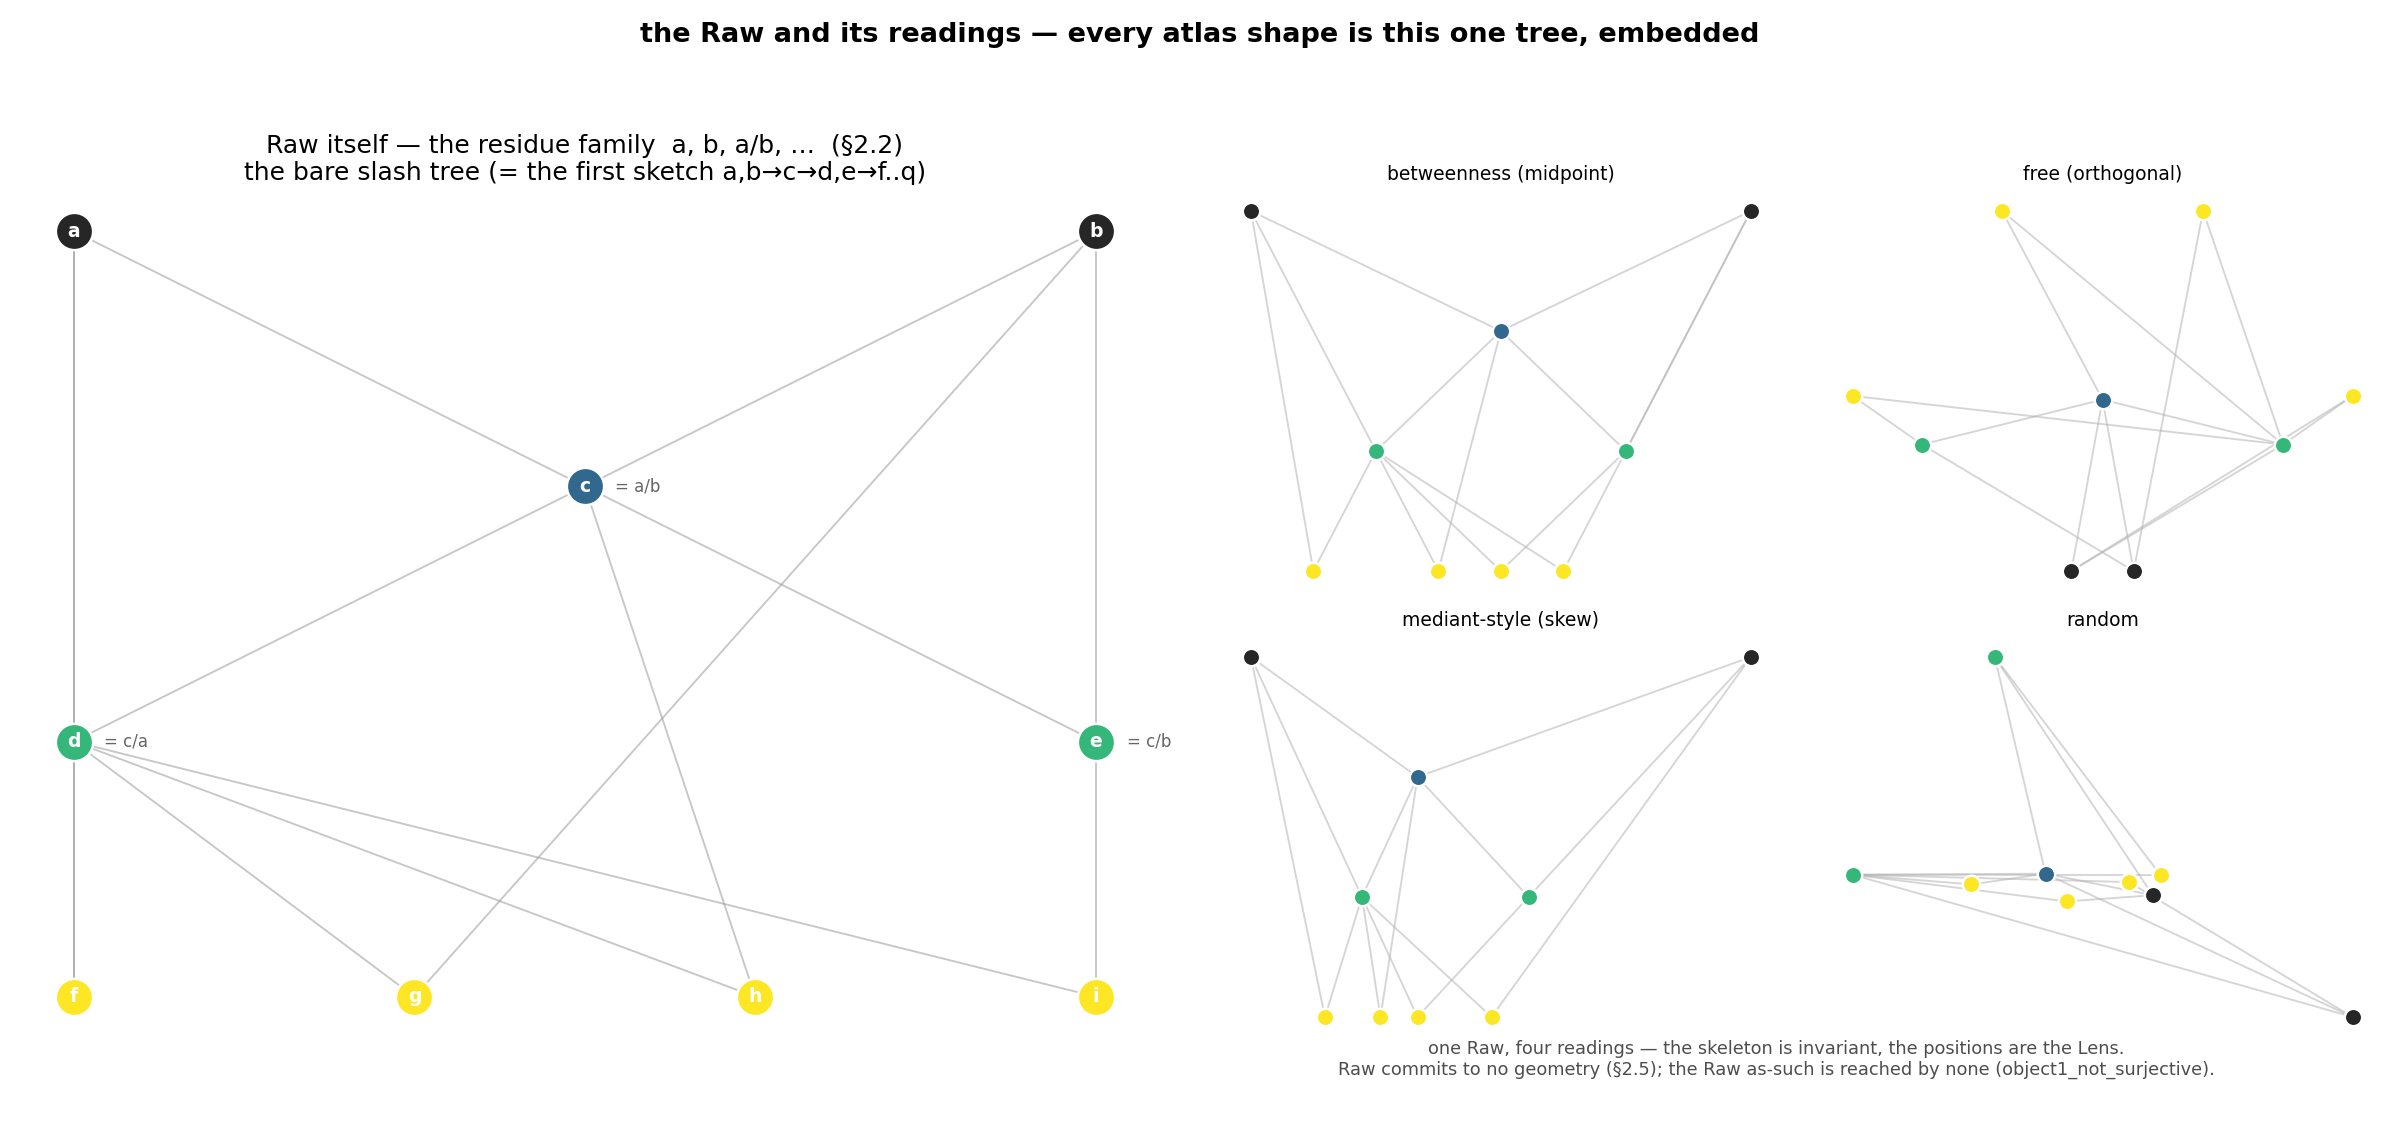

This chart was generated by the following Python code:
"""Raw itself — the bare slash tree, before any reading.

Every panel of the atlas is a *Lens reading* of the slash: a combining map that
places the relation-objects somewhere.  This file steps back to the Raw itself:
the residue family `a, b, a/b, a/(a/b), …` (02_axiom.md §2.2), the inductive
`Tree | a | b | slash` (`Theory/Raw/Slash.lean`) — the bare combinatorial
skeleton of distinguishings, the same tree Mingu Jeong's first sketch unfolded
(`a, b → c → d, e → f..q → …`).

The honest paradox: Raw commits to no geometry (§2.5), so any *placement* of its
nodes is already a Lens.  The Raw as-such is the residue reached by no reading
(`FlatOntologyClosure.object1_not_surjective`); the pictures below are charts of
it (§6.2), not it.  What is invariant is the skeleton (which node is the slash of
which); what changes panel to panel is only the embedding.

  Left  — the bare Raw tree, one neutral layout, labelled with the Raw terms.
  Right — the SAME skeleton under four embeddings (betweenness / free / mediant /
          random): one Raw, many readings; the positions are the Lens.

Run:  python3 research-notes/geometric/raw_itself.py
"""

import numpy as np
import matplotlib.pyplot as plt

# the bare Raw unfolding (= the first-sketch tree).  parents[x] = (y, z): x = y/z.
parents = {
    "c": ("a", "b"),
    "d": ("c", "a"), "e": ("c", "b"),
    "f": ("d", "a"), "g": ("d", "b"), "h": ("d", "c"), "i": ("d", "e"),
}
SEEDS = ["a", "b"]
order = SEEDS + list(parents.keys())

gen = {"a": 0, "b": 0}
for ch, (x, y) in parents.items():
    gen[ch] = max(gen[x], gen[y]) + 1
by_gen = {}
for o in order:
    by_gen.setdefault(gen[o], []).append(o)
maxg = max(gen.values())


def draw_edges(ax, pos, col="0.6"):
    for ch, (x, y) in parents.items():
        for p in (x, y):
            ax.plot([pos[ch][0], pos[p][0]], [pos[ch][1], pos[p][1]],
                    color=col, lw=0.9, alpha=0.55, zorder=1)


def draw_nodes(ax, pos, labels=True, s=320):
    cmap = plt.get_cmap("viridis")
    for o in order:
        x, y = pos[o]
        col = "0.15" if gen[o] == 0 else cmap(gen[o] / maxg)
        ax.scatter([x], [y], s=s, color=col, edgecolors="white",
                   linewidths=1.2, zorder=3)
        if labels:
            ax.text(x, y, o, ha="center", va="center", color="white",
                    fontsize=9, fontweight="bold", zorder=4)


# ----- the four embeddings (each is a Lens) ----------------------------------
def layout_hierarchical():
    pos = {}
    for g, objs in by_gen.items():
        n = len(objs)
        xs = [0.0] if n == 1 else np.linspace(-1, 1, n)
        for o, x in zip(objs, xs):
            pos[o] = (float(x), -float(g))
    return pos


def layout_betweenness():
    # dyadic value on [0,1] (the midpoint reading), y = -generation
    val = {"a": 0.0, "b": 1.0}
    for ch, (x, y) in parents.items():
        val[ch] = 0.5 * (val[x] + val[y])
    return {o: (val[o], -gen[o]) for o in order}


def layout_free():
    # each generation on its own ring, spread by angle (the free/orthogonal read)
    pos = {}
    for g, objs in by_gen.items():
        n = len(objs)
        ang = np.linspace(0.15 * np.pi, 0.85 * np.pi, n) if n > 1 else [0.5 * np.pi]
        for o, a in zip(objs, ang):
            r = g + 0.6
            pos[o] = (r * np.cos(a), r * np.sin(a))
    pos["a"], pos["b"] = (-0.4, 0.0), (0.4, 0.0)
    return pos


def layout_random():
    rng = np.random.default_rng(3)
    return {o: (float(rng.normal()), float(rng.normal())) for o in order}


def main():
    fig = plt.figure(figsize=(16, 7.5))
    fig.patch.set_facecolor("white")

    # left: the bare Raw tree
    axL = fig.add_subplot(1, 2, 1)
    posH = layout_hierarchical()
    draw_edges(axL, posH)
    draw_nodes(axL, posH)
    # annotate the Raw terms for the first nodes
    terms = {"c": "a/b", "d": "c/a", "e": "c/b"}
    for o, t in terms.items():
        x, y = posH[o]
        axL.text(x + 0.06, y, f"= {t}", fontsize=8, color="0.4", va="center")
    axL.set_title("Raw itself — the residue family  a, b, a/b, …  (§2.2)\n"
                  "the bare slash tree (= the first sketch a,b→c→d,e→f..q)",
                  fontsize=12)
    axL.axis("off")

    # right: the same skeleton under four Lenses
    inner = [("betweenness (midpoint)", layout_betweenness()),
             ("free (orthogonal)", layout_free()),
             ("mediant-style", layout_betweenness()),
             ("random", layout_random())]
    # replace mediant-style with a skewed layout to differ visibly
    val = {"a": 0.0, "b": 1.0}
    for ch, (x, y) in parents.items():
        val[ch] = (2 * val[x] + val[y]) / 3.0  # asymmetric "mediant-ish" skew
    inner[2] = ("mediant-style (skew)", {o: (val[o], -gen[o]) for o in order})

    for k, (name, pos) in enumerate(inner):
        ax = fig.add_subplot(2, 4, (3 if k < 2 else 7) + (k % 2))
        draw_edges(ax, pos, col="0.7")
        draw_nodes(ax, pos, labels=False, s=70)
        ax.set_title(name, fontsize=9)
        ax.axis("off")

    fig.text(0.74, 0.045,
             "one Raw, four readings — the skeleton is invariant, the positions "
             "are the Lens.\nRaw commits to no geometry (§2.5); the Raw as-such is "
             "reached by none (object1_not_surjective).",
             ha="center", fontsize=8.5, color="0.3")
    fig.suptitle("the Raw and its readings — every atlas shape is this one tree, embedded",
                 fontsize=13, fontweight="bold")
    fig.tight_layout(rect=[0, 0.06, 1, 0.95])
    out = "research-notes/geometric/raw_itself.png"
    fig.savefig(out, dpi=150, facecolor="white")
    print("wrote", out)


if __name__ == "__main__":
    main()
